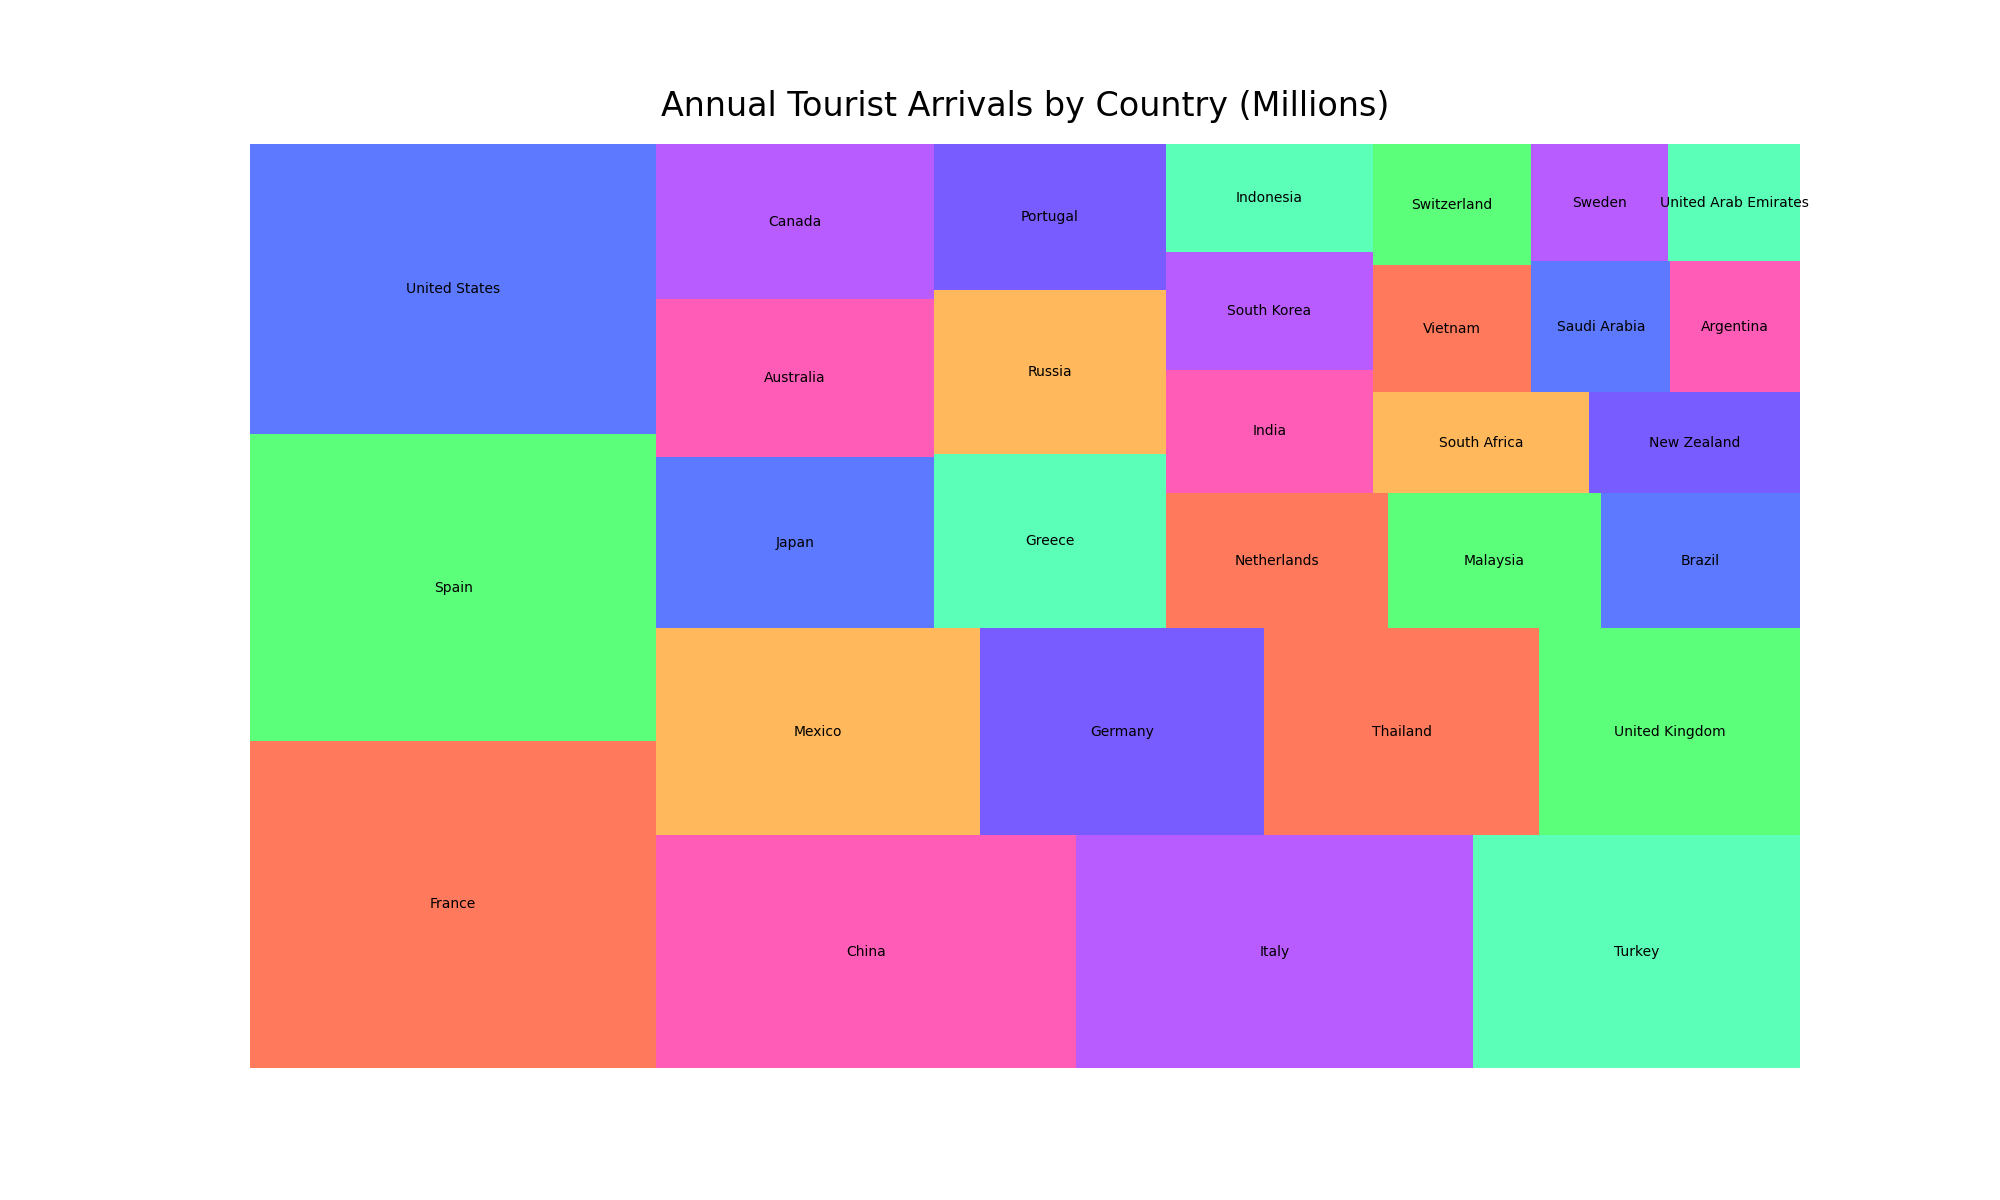

Generate this figure with Python:

import pandas as pd
import matplotlib.pyplot as plt
import squarify

data = {
    'Country': ['France', 'Spain', 'United States', 'China', 'Italy', 'Turkey', 'Mexico', 'Germany', 'Thailand', 'United Kingdom', 'Japan', 'Australia', 'Canada', 'Greece', 'Russia', 'Portugal', 'Netherlands', 'Malaysia', 'Brazil', 'India', 'South Korea', 'Indonesia', 'South Africa', 'New Zealand', 'Vietnam', 'Switzerland', 'Saudi Arabia', 'Argentina', 'Sweden', 'United Arab Emirates'],
    'Annual Tourists (Millions)': [89.4, 83.7, 79.3, 65.7, 62.1, 51.2, 45.0, 39.6, 38.2, 36.3, 31.9, 29.5, 28.9, 27.2, 25.7, 22.8, 20.2, 19.4, 18.1, 17.2, 16.3, 15.1, 14.7, 14.3, 13.5, 12.9, 12.2, 11.4, 10.8, 10.4]
}

df = pd.DataFrame(data)

plt.figure(figsize=(20, 12))
colors = [
    "#FF5733", "#33FF57", "#3357FF", "#FF33A6", "#A633FF", "#33FFA6", "#FFA633", "#5733FF", "#FF5733", "#33FF57", 
    "#3357FF", "#FF33A6", "#A633FF", "#33FFA6", "#FFA633", "#5733FF", "#FF5733", "#33FF57", "#3357FF", "#FF33A6",
    "#A633FF", "#33FFA6", "#FFA633", "#5733FF", "#FF5733", "#33FF57", "#3357FF", "#FF33A6", "#A633FF", "#33FFA6"
]

squarify.plot(sizes=df['Annual Tourists (Millions)'], label=df['Country'], color=colors, alpha=0.8)
plt.title('Annual Tourist Arrivals by Country (Millions)', fontsize=24, pad=20)
plt.axis('off')
plt.show()
